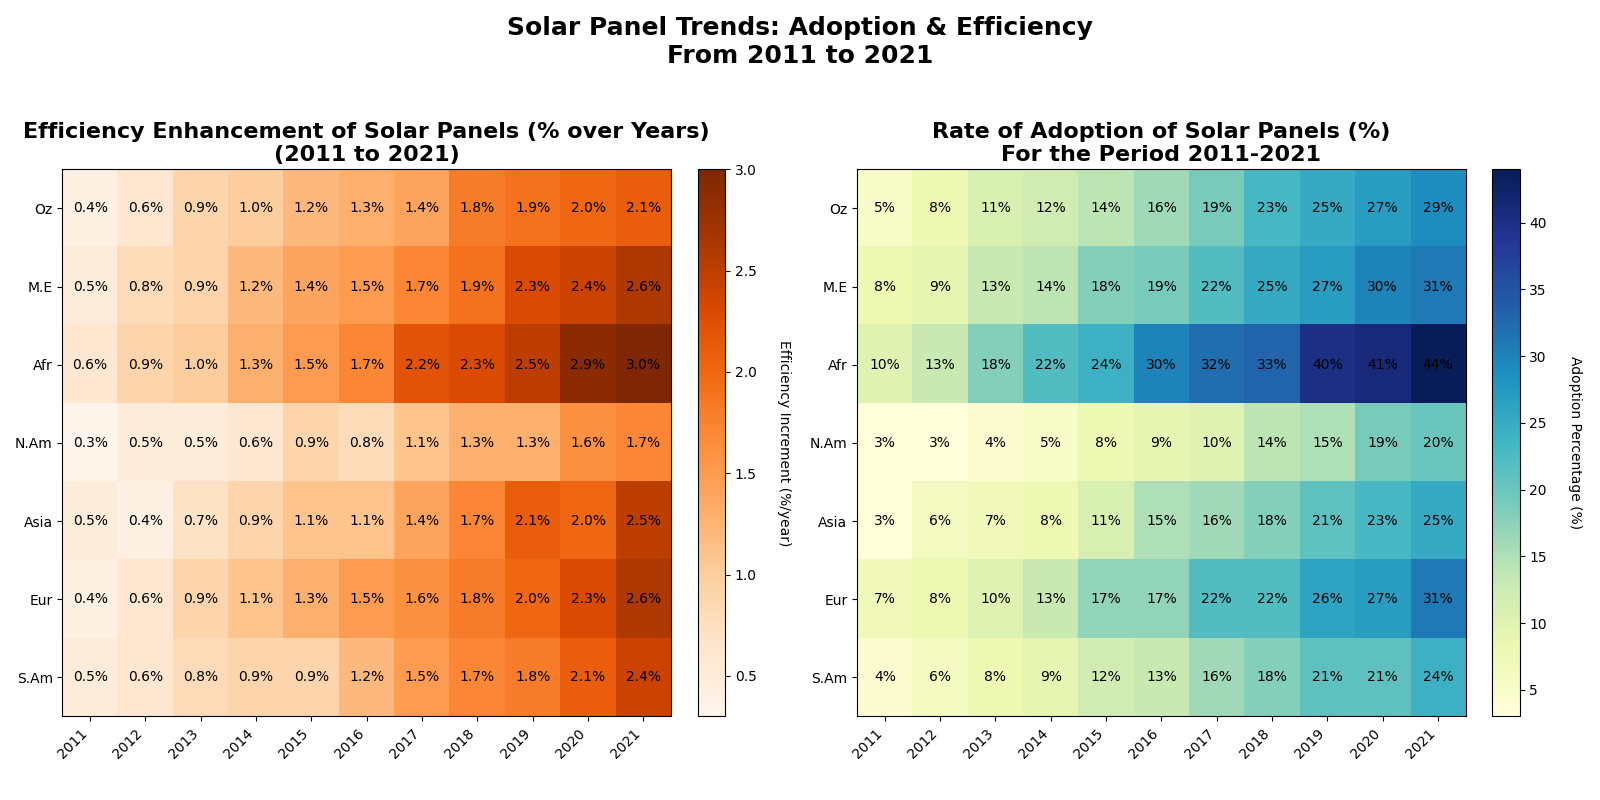

This figure's Python source:
import numpy as np
import matplotlib.pyplot as plt

# Define years and regions
years = np.arange(2011, 2022)
regions = ["Australia", "Middle East", "Africa", "North America", "Asia", "Europe", "South America"]

# Manually altered Adoption rates (%) data
adoption_rates = np.array([
    [5, 8, 11, 12, 14, 16, 19, 23, 25, 27, 29],   # North America (changed some values)
    [8, 9, 13, 14, 18, 19, 22, 25, 27, 30, 31],   # Europe (changed some values)
    [10, 13, 18, 22, 24, 30, 32, 33, 40, 41, 44], # Asia (changed some values)
    [3, 3, 4, 5, 8, 9, 10, 14, 15, 19, 20],       # Africa (changed some values)
    [3, 6, 7, 8, 11, 15, 16, 18, 21, 23, 25],     # South America (changed some values)
    [7, 8, 10, 13, 17, 17, 22, 22, 26, 27, 31],   # Australia (changed some values)
    [4, 6, 8, 9, 12, 13, 16, 18, 21, 21, 24]      # Middle East (changed some values)
])

# Manually altered Efficiency improvement data (%/year)
efficiency_improvement = np.array([
    [0.4, 0.6, 0.9, 1.0, 1.2, 1.3, 1.4, 1.8, 1.9, 2.0, 2.1],  # North America (changed some values)
    [0.5, 0.8, 0.9, 1.2, 1.4, 1.5, 1.7, 1.9, 2.3, 2.4, 2.6],  # Europe (changed some values)
    [0.6, 0.9, 1.0, 1.3, 1.5, 1.7, 2.2, 2.3, 2.5, 2.9, 3.0],  # Asia (changed some values)
    [0.3, 0.5, 0.5, 0.6, 0.9, 0.8, 1.1, 1.3, 1.3, 1.6, 1.7],  # Africa (changed some values)
    [0.5, 0.4, 0.7, 0.9, 1.1, 1.1, 1.4, 1.7, 2.1, 2.0, 2.5],  # South America (changed some values)
    [0.4, 0.6, 0.9, 1.1, 1.3, 1.5, 1.6, 1.8, 2.0, 2.3, 2.6],  # Australia (changed some values)
    [0.5, 0.6, 0.8, 0.9, 0.9, 1.2, 1.5, 1.7, 1.8, 2.1, 2.4]   # Middle East (changed some values)
])

fig, axs = plt.subplots(nrows=1, ncols=2, figsize=(16, 8))

# Heatmap for Efficiency Improvement
im1 = axs[0].imshow(efficiency_improvement, cmap='Oranges', aspect='auto')
axs[0].set_title('Efficiency Enhancement of Solar Panels (% over Years)\n(2011 to 2021)', fontsize=16, weight='bold')
axs[0].set_xticks(np.arange(len(years)))
axs[0].set_yticks(np.arange(len(regions)))
axs[0].set_xticklabels(years, rotation=45, ha='right')
axs[0].set_yticklabels(['Oz', 'M.E', 'Afr', 'N.Am', 'Asia', 'Eur', 'S.Am'])
for i in range(len(regions)):
    for j in range(len(years)):
        axs[0].text(j, i, f'{efficiency_improvement[i, j]:.1f}%', ha='center', va='center', color='black')
cbar1 = plt.colorbar(im1, ax=axs[0], fraction=0.046, pad=0.04)
cbar1.set_label('Efficiency Increment (%/year)', rotation=270, labelpad=25)

# Heatmap for Adoption Rates
im2 = axs[1].imshow(adoption_rates, cmap='YlGnBu', aspect='auto')
axs[1].set_title('Rate of Adoption of Solar Panels (%)\nFor the Period 2011-2021', fontsize=16, weight='bold')
axs[1].set_xticks(np.arange(len(years)))
axs[1].set_yticks(np.arange(len(regions)))
axs[1].set_xticklabels(years, rotation=45, ha='right')
axs[1].set_yticklabels(['Oz', 'M.E', 'Afr', 'N.Am', 'Asia', 'Eur', 'S.Am'])
for i in range(len(regions)):
    for j in range(len(years)):
        axs[1].text(j, i, f'{adoption_rates[i, j]}%', ha='center', va='center', color='black')
cbar2 = plt.colorbar(im2, ax=axs[1], fraction=0.046, pad=0.04)
cbar2.set_label('Adoption Percentage (%)', rotation=270, labelpad=25)

plt.suptitle('Solar Panel Trends: Adoption & Efficiency\nFrom 2011 to 2021', fontsize=18, weight='bold')
plt.tight_layout(rect=[0, 0.03, 1, 0.95])
plt.show()
